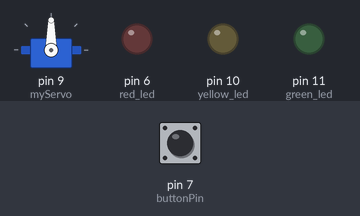
Bench run of a sketch on a simulated Arduino Uno, built with avr-gcc and run on an emulated ATmega328P. On the bench: servo, output pins drawn as LEDs (lit = HIGH). The inputs (shaded band) are chosen by the test bench; at power-on: pin 7 (buttonPin) HIGH.

Above: at 1.2 s.
1.3 s: pin 7 (buttonPin) pulled LOW for 0.15 s
At 2.5 s:
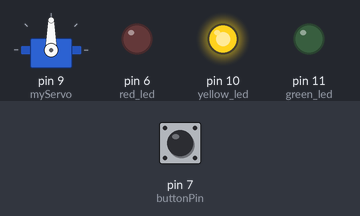
2.9 s: pin 7 (buttonPin) pulled LOW for 1 s
At 3.9 s:
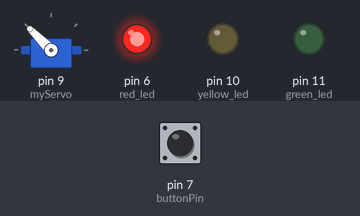
5.4 s: pin 7 (buttonPin) pulled LOW for 0.15 s
At 5.8 s:
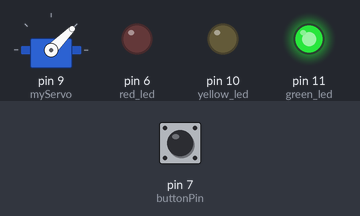
7.0 s: pin 7 (buttonPin) pulled LOW for 3.2 s
At 8.2 s:
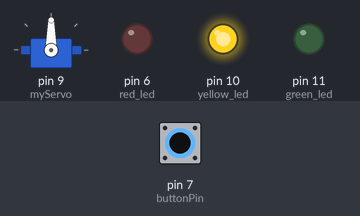
Timing chart, 0 to 10.0 s (numbered marks = the images above; inputs shaded):
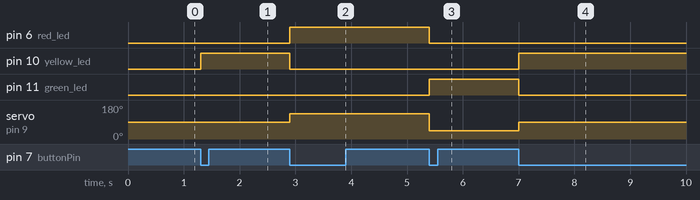

The sketch:

control_servo_motor.ino
```cpp
// #include <Servo.h>

// Servo myServo;  // Create servo object

// void setup() {
//   myServo.attach(9);  // Attach servo to pin 9
// }

// void loop() {
//   myServo.write(0);   // Move to 0 degrees
//   delay(1000);
//   myServo.write(45);  // Move to 90 degrees
//   delay(1000);
//   myServo.write(90); // Move to 180 degrees
//   delay(1000);
//   myServo.write(135); // Move to 180 degrees
//   delay(1000);
//   myServo.write(180); // Move to 180 degrees
//   delay(1000);
//   myServo.write(135);   // Move to 0 degrees
//   delay(1000);
//   myServo.write(90);   // Move to 0 degrees
//   delay(1000);
//   myServo.write(45);   // Move to 0 degrees
//   delay(1000);
// }

// #include <Servo.h>

// Servo myServo;
// const int servoPin = 9;
// const int moveDelay = 1000;  // Time delay between moves (adjustable)

// int angles[] = {0, 45, 90, 135, 180, 135, 90, 45};  // Movement sequence
// int numSteps = sizeof(angles) / sizeof(angles[0]); // Number of steps

// void setup() {
//   myServo.attach(servoPin);
// }

// void loop() {
//   for (int i = 0; i < numSteps; i++) {
//     myServo.write(angles[i]);  // Move servo to the next angle
//     delay(moveDelay);          // Wait before next move
//   }
// }

#include <Servo.h>

Servo myServo;
const int buttonPin = 7;  // Button connected to Pin 7
int buttonState = 0;
int lastButtonState = HIGH;
int servoPosition = 45;
int red_led = 6;      // Red LED connected to Pin 6
int yellow_led = 10;  // Yellow LED connected to Pin 10
int green_led = 11;   // Green LED connected to Pin 11

void setup() {
  myServo.attach(9);  // Attach servo to pin 9
  pinMode(buttonPin, INPUT_PULLUP);  // Enable internal pull-up resistor
  pinMode(red_led, OUTPUT);
  pinMode(yellow_led, OUTPUT);
  pinMode(green_led, OUTPUT);
}

void loop() {
  buttonState = digitalRead(buttonPin);

  if (buttonState == LOW && lastButtonState == HIGH) {
    // Toggle position: 0° -> 90° -> 180° -> 0°
    servoPosition += 45;
    if (servoPosition > 135) {
      servoPosition = 45;
    }

  if (servoPosition == 45){
    digitalWrite(red_led, LOW);
    digitalWrite(yellow_led, LOW);
    digitalWrite(green_led, HIGH);
  } else if (servoPosition == 90){
    digitalWrite(red_led, LOW);
    digitalWrite(yellow_led, HIGH);
    digitalWrite(green_led, LOW);
  } else if (servoPosition == 135){
    digitalWrite(red_led, HIGH);
    digitalWrite(yellow_led, LOW);
    digitalWrite(green_led, LOW);
  }

    myServo.write(servoPosition);
    delay(200);  // Debounce delay
  }

  lastButtonState = buttonState;  // Store last state
}
```

Measured:
- after the input at 1.3 s, pin 10 (yellow_led): LOW → HIGH at once
- after the input at 2.9 s, pin 6 (red_led): LOW → HIGH at once; pin 10 (yellow_led): HIGH → LOW at once; servo on pin 9 (myServo): 90° → 135° at once
- after the input at 5.4 s, pin 6 (red_led): HIGH → LOW at once; pin 11 (green_led): LOW → HIGH at once; servo on pin 9 (myServo): 135° → 45° at once
- after the input at 7.0 s, pin 10 (yellow_led): LOW → HIGH at once; pin 11 (green_led): HIGH → LOW at once; servo on pin 9 (myServo): 45° → 90° at once
